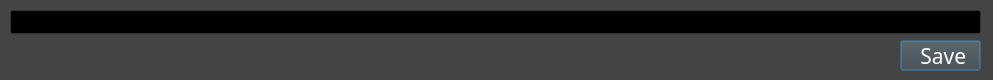
<?xml version="1.0" encoding="UTF-8"?>
<ui version="4.0">
 <class>LIVE_EDIT</class>
 <widget class="QDialog" name="LIVE_EDIT">
  <property name="geometry">
   <rect>
    <x>0</x>
    <y>0</y>
    <width>993</width>
    <height>80</height>
   </rect>
  </property>
  <property name="palette">
   <palette>
    <active>
     <colorrole role="WindowText">
      <brush brushstyle="SolidPattern">
       <color alpha="255">
        <red>255</red>
        <green>255</green>
        <blue>255</blue>
       </color>
      </brush>
     </colorrole>
     <colorrole role="Button">
      <brush brushstyle="SolidPattern">
       <color alpha="255">
        <red>68</red>
        <green>68</green>
        <blue>68</blue>
       </color>
      </brush>
     </colorrole>
     <colorrole role="Light">
      <brush brushstyle="SolidPattern">
       <color alpha="255">
        <red>102</red>
        <green>102</green>
        <blue>102</blue>
       </color>
      </brush>
     </colorrole>
     <colorrole role="Midlight">
      <brush brushstyle="SolidPattern">
       <color alpha="255">
        <red>85</red>
        <green>85</green>
        <blue>85</blue>
       </color>
      </brush>
     </colorrole>
     <colorrole role="Dark">
      <brush brushstyle="SolidPattern">
       <color alpha="255">
        <red>34</red>
        <green>34</green>
        <blue>34</blue>
       </color>
      </brush>
     </colorrole>
     <colorrole role="Mid">
      <brush brushstyle="SolidPattern">
       <color alpha="255">
        <red>45</red>
        <green>45</green>
        <blue>45</blue>
       </color>
      </brush>
     </colorrole>
     <colorrole role="Text">
      <brush brushstyle="SolidPattern">
       <color alpha="255">
        <red>255</red>
        <green>255</green>
        <blue>255</blue>
       </color>
      </brush>
     </colorrole>
     <colorrole role="BrightText">
      <brush brushstyle="SolidPattern">
       <color alpha="255">
        <red>255</red>
        <green>255</green>
        <blue>255</blue>
       </color>
      </brush>
     </colorrole>
     <colorrole role="ButtonText">
      <brush brushstyle="SolidPattern">
       <color alpha="255">
        <red>255</red>
        <green>255</green>
        <blue>255</blue>
       </color>
      </brush>
     </colorrole>
     <colorrole role="Base">
      <brush brushstyle="SolidPattern">
       <color alpha="255">
        <red>0</red>
        <green>0</green>
        <blue>0</blue>
       </color>
      </brush>
     </colorrole>
     <colorrole role="Window">
      <brush brushstyle="SolidPattern">
       <color alpha="255">
        <red>68</red>
        <green>68</green>
        <blue>68</blue>
       </color>
      </brush>
     </colorrole>
     <colorrole role="Shadow">
      <brush brushstyle="SolidPattern">
       <color alpha="255">
        <red>0</red>
        <green>0</green>
        <blue>0</blue>
       </color>
      </brush>
     </colorrole>
     <colorrole role="AlternateBase">
      <brush brushstyle="SolidPattern">
       <color alpha="255">
        <red>34</red>
        <green>34</green>
        <blue>34</blue>
       </color>
      </brush>
     </colorrole>
     <colorrole role="ToolTipBase">
      <brush brushstyle="SolidPattern">
       <color alpha="255">
        <red>255</red>
        <green>255</green>
        <blue>220</blue>
       </color>
      </brush>
     </colorrole>
     <colorrole role="ToolTipText">
      <brush brushstyle="SolidPattern">
       <color alpha="255">
        <red>0</red>
        <green>0</green>
        <blue>0</blue>
       </color>
      </brush>
     </colorrole>
    </active>
    <inactive>
     <colorrole role="WindowText">
      <brush brushstyle="SolidPattern">
       <color alpha="255">
        <red>255</red>
        <green>255</green>
        <blue>255</blue>
       </color>
      </brush>
     </colorrole>
     <colorrole role="Button">
      <brush brushstyle="SolidPattern">
       <color alpha="255">
        <red>68</red>
        <green>68</green>
        <blue>68</blue>
       </color>
      </brush>
     </colorrole>
     <colorrole role="Light">
      <brush brushstyle="SolidPattern">
       <color alpha="255">
        <red>102</red>
        <green>102</green>
        <blue>102</blue>
       </color>
      </brush>
     </colorrole>
     <colorrole role="Midlight">
      <brush brushstyle="SolidPattern">
       <color alpha="255">
        <red>85</red>
        <green>85</green>
        <blue>85</blue>
       </color>
      </brush>
     </colorrole>
     <colorrole role="Dark">
      <brush brushstyle="SolidPattern">
       <color alpha="255">
        <red>34</red>
        <green>34</green>
        <blue>34</blue>
       </color>
      </brush>
     </colorrole>
     <colorrole role="Mid">
      <brush brushstyle="SolidPattern">
       <color alpha="255">
        <red>45</red>
        <green>45</green>
        <blue>45</blue>
       </color>
      </brush>
     </colorrole>
     <colorrole role="Text">
      <brush brushstyle="SolidPattern">
       <color alpha="255">
        <red>255</red>
        <green>255</green>
        <blue>255</blue>
       </color>
      </brush>
     </colorrole>
     <colorrole role="BrightText">
      <brush brushstyle="SolidPattern">
       <color alpha="255">
        <red>255</red>
        <green>255</green>
        <blue>255</blue>
       </color>
      </brush>
     </colorrole>
     <colorrole role="ButtonText">
      <brush brushstyle="SolidPattern">
       <color alpha="255">
        <red>255</red>
        <green>255</green>
        <blue>255</blue>
       </color>
      </brush>
     </colorrole>
     <colorrole role="Base">
      <brush brushstyle="SolidPattern">
       <color alpha="255">
        <red>0</red>
        <green>0</green>
        <blue>0</blue>
       </color>
      </brush>
     </colorrole>
     <colorrole role="Window">
      <brush brushstyle="SolidPattern">
       <color alpha="255">
        <red>68</red>
        <green>68</green>
        <blue>68</blue>
       </color>
      </brush>
     </colorrole>
     <colorrole role="Shadow">
      <brush brushstyle="SolidPattern">
       <color alpha="255">
        <red>0</red>
        <green>0</green>
        <blue>0</blue>
       </color>
      </brush>
     </colorrole>
     <colorrole role="AlternateBase">
      <brush brushstyle="SolidPattern">
       <color alpha="255">
        <red>34</red>
        <green>34</green>
        <blue>34</blue>
       </color>
      </brush>
     </colorrole>
     <colorrole role="ToolTipBase">
      <brush brushstyle="SolidPattern">
       <color alpha="255">
        <red>255</red>
        <green>255</green>
        <blue>220</blue>
       </color>
      </brush>
     </colorrole>
     <colorrole role="ToolTipText">
      <brush brushstyle="SolidPattern">
       <color alpha="255">
        <red>0</red>
        <green>0</green>
        <blue>0</blue>
       </color>
      </brush>
     </colorrole>
    </inactive>
    <disabled>
     <colorrole role="WindowText">
      <brush brushstyle="SolidPattern">
       <color alpha="255">
        <red>34</red>
        <green>34</green>
        <blue>34</blue>
       </color>
      </brush>
     </colorrole>
     <colorrole role="Button">
      <brush brushstyle="SolidPattern">
       <color alpha="255">
        <red>68</red>
        <green>68</green>
        <blue>68</blue>
       </color>
      </brush>
     </colorrole>
     <colorrole role="Light">
      <brush brushstyle="SolidPattern">
       <color alpha="255">
        <red>102</red>
        <green>102</green>
        <blue>102</blue>
       </color>
      </brush>
     </colorrole>
     <colorrole role="Midlight">
      <brush brushstyle="SolidPattern">
       <color alpha="255">
        <red>85</red>
        <green>85</green>
        <blue>85</blue>
       </color>
      </brush>
     </colorrole>
     <colorrole role="Dark">
      <brush brushstyle="SolidPattern">
       <color alpha="255">
        <red>34</red>
        <green>34</green>
        <blue>34</blue>
       </color>
      </brush>
     </colorrole>
     <colorrole role="Mid">
      <brush brushstyle="SolidPattern">
       <color alpha="255">
        <red>45</red>
        <green>45</green>
        <blue>45</blue>
       </color>
      </brush>
     </colorrole>
     <colorrole role="Text">
      <brush brushstyle="SolidPattern">
       <color alpha="255">
        <red>34</red>
        <green>34</green>
        <blue>34</blue>
       </color>
      </brush>
     </colorrole>
     <colorrole role="BrightText">
      <brush brushstyle="SolidPattern">
       <color alpha="255">
        <red>255</red>
        <green>255</green>
        <blue>255</blue>
       </color>
      </brush>
     </colorrole>
     <colorrole role="ButtonText">
      <brush brushstyle="SolidPattern">
       <color alpha="255">
        <red>34</red>
        <green>34</green>
        <blue>34</blue>
       </color>
      </brush>
     </colorrole>
     <colorrole role="Base">
      <brush brushstyle="SolidPattern">
       <color alpha="255">
        <red>68</red>
        <green>68</green>
        <blue>68</blue>
       </color>
      </brush>
     </colorrole>
     <colorrole role="Window">
      <brush brushstyle="SolidPattern">
       <color alpha="255">
        <red>68</red>
        <green>68</green>
        <blue>68</blue>
       </color>
      </brush>
     </colorrole>
     <colorrole role="Shadow">
      <brush brushstyle="SolidPattern">
       <color alpha="255">
        <red>0</red>
        <green>0</green>
        <blue>0</blue>
       </color>
      </brush>
     </colorrole>
     <colorrole role="AlternateBase">
      <brush brushstyle="SolidPattern">
       <color alpha="255">
        <red>68</red>
        <green>68</green>
        <blue>68</blue>
       </color>
      </brush>
     </colorrole>
     <colorrole role="ToolTipBase">
      <brush brushstyle="SolidPattern">
       <color alpha="255">
        <red>255</red>
        <green>255</green>
        <blue>220</blue>
       </color>
      </brush>
     </colorrole>
     <colorrole role="ToolTipText">
      <brush brushstyle="SolidPattern">
       <color alpha="255">
        <red>0</red>
        <green>0</green>
        <blue>0</blue>
       </color>
      </brush>
     </colorrole>
    </disabled>
   </palette>
  </property>
  <property name="windowTitle">
   <string>Live edit</string>
  </property>
  <property name="windowIcon">
   <iconset>
    <normaloff>general/live_edit.png</normaloff>general/live_edit.png</iconset>
  </property>
  <widget class="QPushButton" name="save">
   <property name="enabled">
    <bool>true</bool>
   </property>
   <property name="geometry">
    <rect>
     <x>900</x>
     <y>40</y>
     <width>81</width>
     <height>31</height>
    </rect>
   </property>
   <property name="font">
    <font>
     <family>Calibri Light</family>
     <pointsize>16</pointsize>
    </font>
   </property>
   <property name="cursor">
    <cursorShape>ArrowCursor</cursorShape>
   </property>
   <property name="text">
    <string> Save</string>
   </property>
   <property name="icon">
    <iconset>
     <normaloff>general/dialog_ok.png</normaloff>general/dialog_ok.png</iconset>
   </property>
   <property name="iconSize">
    <size>
     <width>16</width>
     <height>16</height>
    </size>
   </property>
   <property name="shortcut">
    <string>Ctrl+S</string>
   </property>
  </widget>
  <widget class="QLineEdit" name="text">
   <property name="geometry">
    <rect>
     <x>10</x>
     <y>10</y>
     <width>971</width>
     <height>24</height>
    </rect>
   </property>
   <property name="font">
    <font>
     <family>Calibri Light</family>
     <pointsize>12</pointsize>
    </font>
   </property>
   <property name="text">
    <string/>
   </property>
  </widget>
 </widget>
 <resources/>
 <connections/>
</ui>
